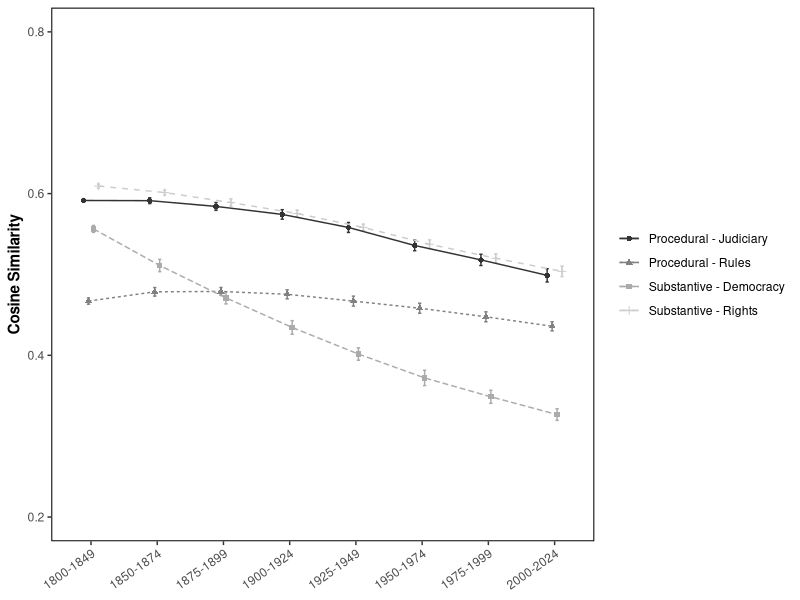
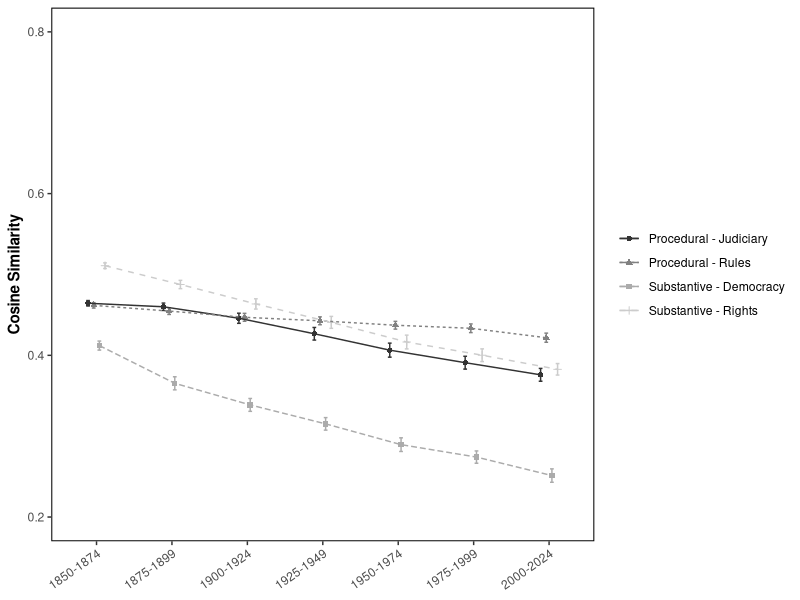
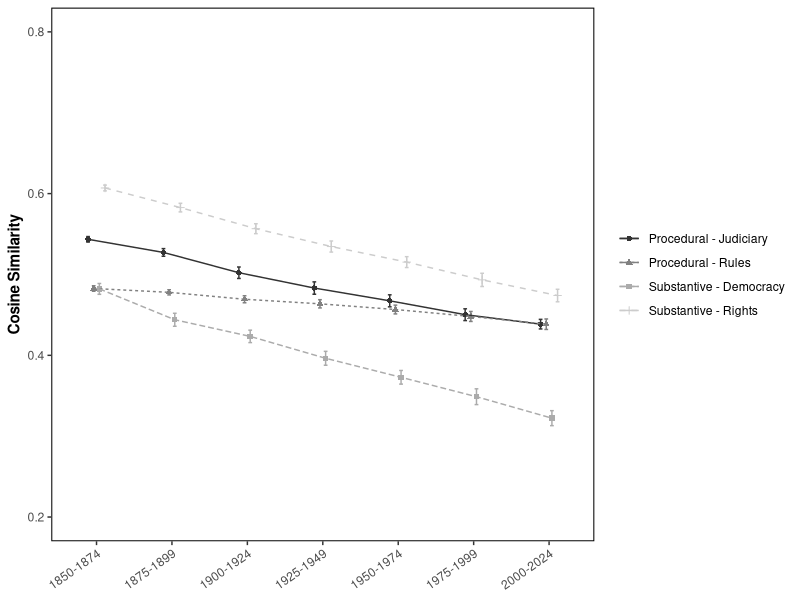
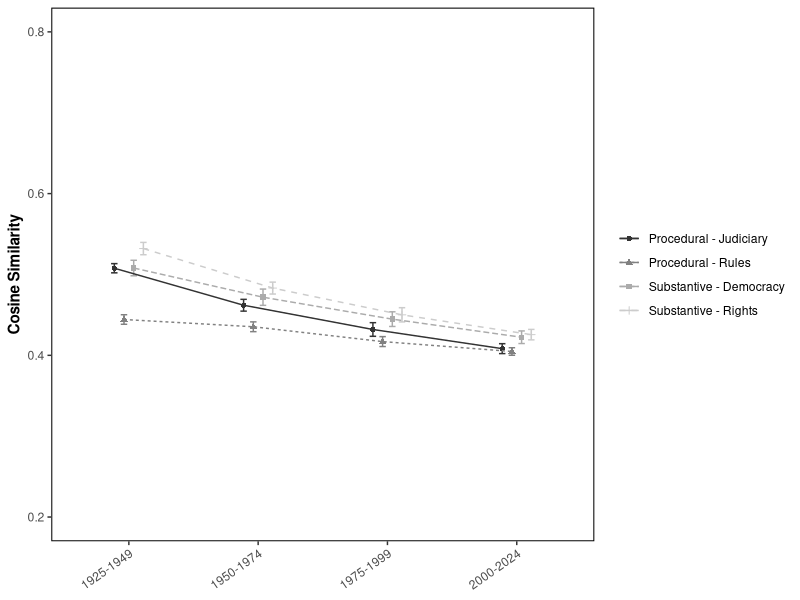
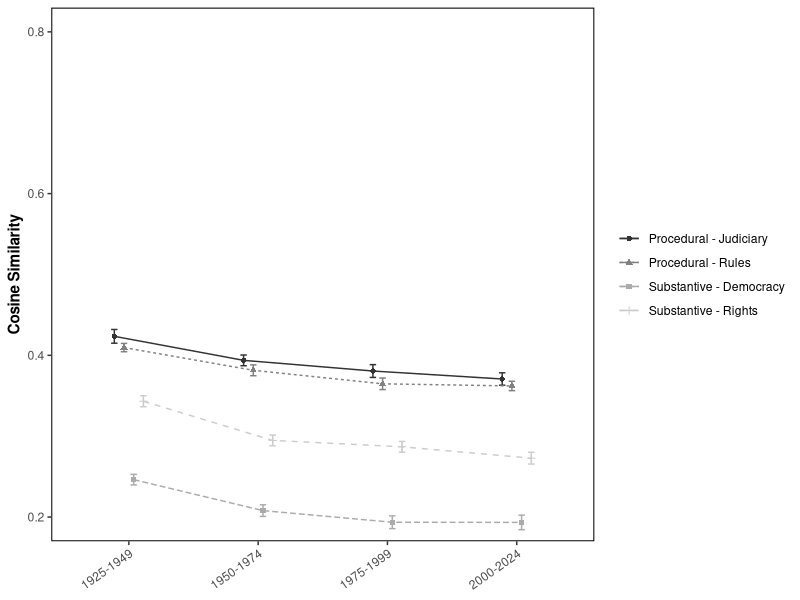
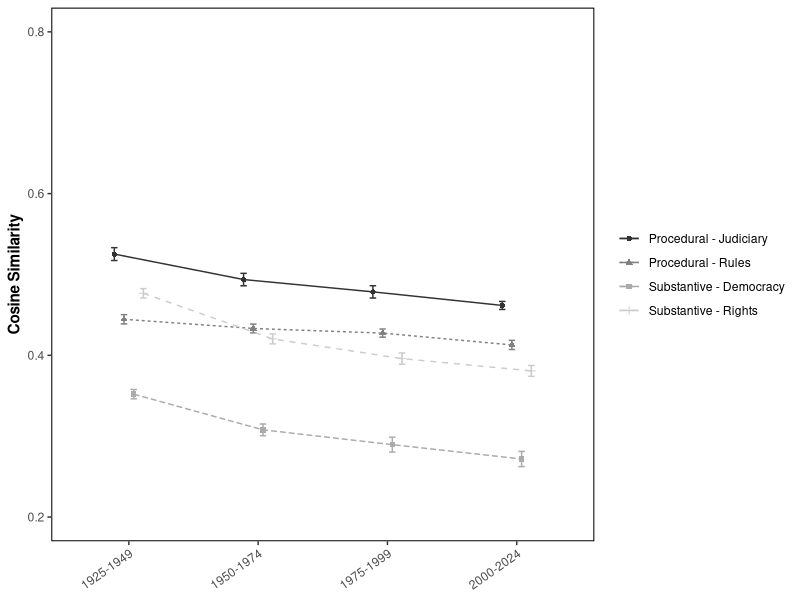
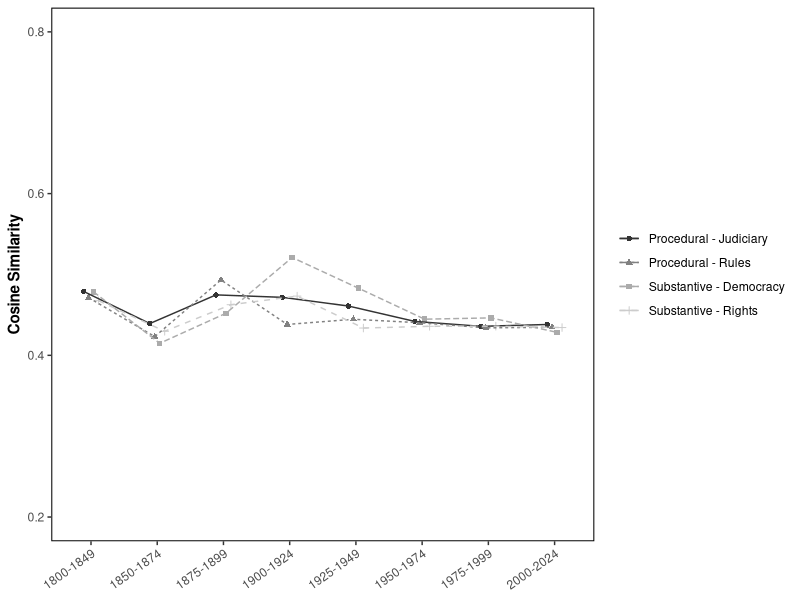
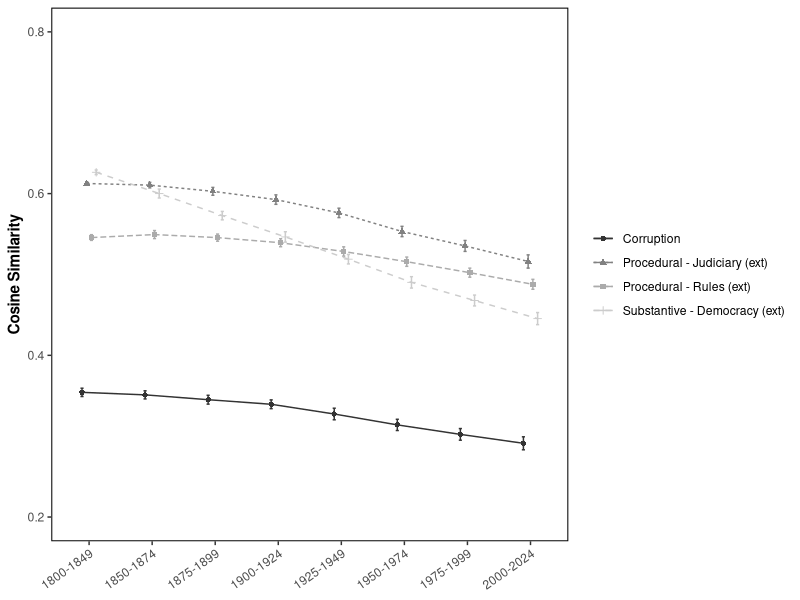

Source code (R) for these figures, in order:
## Jaroslaw Kantorowicz and Bastián González-Bustamante
## Faculty of Governance and Global Affairs, Leiden University
## June 2024

## Packages
library(ggplot2)

## Data
data <- read.csv("data/tidy/summary_UK_US.csv", sep = ",", encoding = "UTF-8")
bootstrap <- 30
data$model <- ifelse(data$model == "ct", "Chronologically Trained Model",
                     ifelse(data$model == "naive", "Naive Time Model",
                            ifelse(data$model == "overlapping", "Overlapping Model", 
                                   ifelse(data$model == "ct-alt", "Alt. Chronologically Trained", 
                                          ifelse(data$model == "distilBERT", "DistilBERT Embeddings", data$model)))))

## 95% CIs
data$se <- data$std / sqrt(bootstrap)
data$lower_ci <- data$cosine - 1.96 * data$se
data$upper_ci <- data$cosine + 1.96 * data$se

## Chronologically Trained Model UK
pdf("results/grey_plots/01_CT_UK.pdf", width = 6.826666666666667, height = 5.12)
png("results/grey_plots/01_CT_UK.png", width = (1024*2), height = (768*2), units = 'px', res = 300)
ggplot(aes(x = period, y = cosine, color = cluster, group = cluster), 
       data = subset(data, model == "Chronologically Trained Model" & country == "UK" 
                     & cluster != "Corruption" & cluster != "Procedural - Judiciary (ext)" & cluster != "Procedural - Rules (ext)" & cluster != "Substantive - Democracy (ext)")) +
  geom_errorbar(aes(ymin = lower_ci, ymax = upper_ci), width = 0.2, position = position_dodge(0.3)) +
  geom_point(aes(shape = cluster), size = 1.5, position = position_dodge(0.3)) + 
  geom_line(aes(color = cluster, linetype = cluster), position = position_dodge(0.3), size = 0.5) +
  scale_colour_grey() +
  theme_classic() + coord_cartesian(expand = TRUE, ylim = c(0.2, 0.8)) +
  theme(axis.title.x = element_text(face = "bold"),
        axis.title.y = element_text(face = "bold"),
        legend.title = element_blank(),
        panel.border = element_rect(colour = "black", fill = NA, size = 0.7),
        panel.background = element_blank(),
        axis.line = element_blank(),
        axis.text.x = element_text(angle = 35, hjust = 1)) +
  labs(x = NULL, y = "Cosine Similarity", title = NULL, subtitle = NULL, caption = NULL)
dev.off()

## Chronologically Trained Model US
pdf("results/grey_plots/02_CT_US.pdf", width = 6.826666666666667, height = 5.12)
png("results/grey_plots/02_CT_US.png", width = (1024*2), height = (768*2), units = 'px', res = 300)
ggplot(aes(x = period, y = cosine, color = cluster, group = cluster), 
       data = subset(data, model == "Chronologically Trained Model" & country == "US" 
                     & cluster != "Corruption" & cluster != "Procedural - Judiciary (ext)" & cluster != "Procedural - Rules (ext)" & cluster != "Substantive - Democracy (ext)")) +
  geom_errorbar(aes(ymin = lower_ci, ymax = upper_ci), width = 0.2, position = position_dodge(0.3)) +
  geom_point(aes(shape = cluster), size = 1.5, position = position_dodge(0.3)) + 
  geom_line(aes(color = cluster, linetype = cluster), position = position_dodge(0.3), size = 0.5) +
  scale_colour_grey() +
  theme_classic() + coord_cartesian(expand = TRUE, ylim = c(0.2, 0.8)) +
  theme(axis.title.x = element_text(face = "bold"),
        axis.title.y = element_text(face = "bold"),
        legend.title = element_blank(),
        panel.border = element_rect(colour = "black", fill = NA, size = 0.7),
        panel.background = element_blank(),
        axis.line = element_blank(),
        axis.text.x = element_text(angle = 35, hjust = 1)) +
  labs(x = NULL, y = "Cosine Similarity", title = NULL, subtitle = NULL, caption = NULL)
dev.off()

## Chronologically Trained Model US full
pdf("results/grey_plots/03_CT_full_US.pdf", width = 6.826666666666667, height = 5.12)
png("results/grey_plots/03_CT_full_US.png", width = (1024*2), height = (768*2), units = 'px', res = 300)
ggplot(aes(x = period, y = cosine, color = cluster, group = cluster), 
       data = subset(data, model == "Chronologically Trained Model" & country == "US_full"
                     & cluster != "Corruption" & cluster != "Procedural - Judiciary (ext)" & cluster != "Procedural - Rules (ext)" & cluster != "Substantive - Democracy (ext)")) +
  geom_errorbar(aes(ymin = lower_ci, ymax = upper_ci), width = 0.2, position = position_dodge(0.3)) +
  geom_point(aes(shape = cluster), size = 1.5, position = position_dodge(0.3)) + 
  geom_line(aes(color = cluster, linetype = cluster), position = position_dodge(0.3), size = 0.5) +
  scale_colour_grey() +
  theme_classic() + coord_cartesian(expand = TRUE, ylim = c(0.2, 0.8)) +
  theme(axis.title.x = element_text(face = "bold"),
        axis.title.y = element_text(face = "bold"),
        legend.title = element_blank(),
        panel.border = element_rect(colour = "black", fill = NA, size = 0.7),
        panel.background = element_blank(),
        axis.line = element_blank(),
        axis.text.x = element_text(angle = 35, hjust = 1)) +
  labs(x = NULL, y = "Cosine Similarity", title = NULL, subtitle = NULL, caption = NULL)
dev.off()

## Alt. Chronologically Trained Model UK
pdf("results/grey_plots/A1_CT_alt_UK.pdf", width = 6.826666666666667, height = 5.12)
png("results/grey_plots/A1_CT_alt_UK.png", width = (1024*2), height = (768*2), units = 'px', res = 300)
ggplot(aes(x = period, y = cosine, color = cluster, group = cluster), 
       data = subset(data, model == "Alt. Chronologically Trained" & country == "UK"
                     & cluster != "Corruption" & cluster != "Procedural - Judiciary (ext)" & cluster != "Procedural - Rules (ext)" & cluster != "Substantive - Democracy (ext)")) +
  geom_errorbar(aes(ymin = lower_ci, ymax = upper_ci), width = 0.2, position = position_dodge(0.3)) +
  geom_point(aes(shape = cluster), size = 1.5, position = position_dodge(0.3)) + 
  geom_line(aes(color = cluster, linetype = cluster), position = position_dodge(0.3), size = 0.5) +
  scale_colour_grey() +
  theme_classic() + coord_cartesian(expand = TRUE, ylim = c(0.2, 0.8)) +
  theme(axis.title.x = element_text(face = "bold"),
        axis.title.y = element_text(face = "bold"),
        legend.title = element_blank(),
        panel.border = element_rect(colour = "black", fill = NA, size = 0.7),
        panel.background = element_blank(),
        axis.line = element_blank(),
        axis.text.x = element_text(angle = 35, hjust = 1)) +
  labs(x = NULL, y = "Cosine Similarity", title = NULL, subtitle = NULL, caption = NULL)
dev.off()

## Alt. Chronologically Trained Model US
pdf("results/grey_plots/A2_CT_alt_US.pdf", width = 6.826666666666667, height = 5.12)
png("results/grey_plots/A2_CT_alt_US.png", width = (1024*2), height = (768*2), units = 'px', res = 300)
ggplot(aes(x = period, y = cosine, color = cluster, group = cluster), 
       data = subset(data, model == "Alt. Chronologically Trained" & country == "US"
                     & cluster != "Corruption" & cluster != "Procedural - Judiciary (ext)" & cluster != "Procedural - Rules (ext)" & cluster != "Substantive - Democracy (ext)")) +
  geom_errorbar(aes(ymin = lower_ci, ymax = upper_ci), width = 0.2, position = position_dodge(0.3)) +
  geom_point(aes(shape = cluster), size = 1.5, position = position_dodge(0.3)) + 
  geom_line(aes(color = cluster, linetype = cluster), position = position_dodge(0.3), size = 0.5) +
  scale_colour_grey() +
  theme_classic() + coord_cartesian(expand = TRUE, ylim = c(0.2, 0.8)) +
  theme(axis.title.x = element_text(face = "bold"),
        axis.title.y = element_text(face = "bold"),
        legend.title = element_blank(),
        panel.border = element_rect(colour = "black", fill = NA, size = 0.7),
        panel.background = element_blank(),
        axis.line = element_blank(),
        axis.text.x = element_text(angle = 35, hjust = 1)) +
  labs(x = NULL, y = "Cosine Similarity", title = NULL, subtitle = NULL, caption = NULL)
dev.off()

## Alt. Chronologically Trained Model US full
pdf("results/grey_plots/A3_CT_alt_full_US.pdf", width = 6.826666666666667, height = 5.12)
png("results/grey_plots/A3_CT_alt_full_US.png", width = (1024*2), height = (768*2), units = 'px', res = 300)
ggplot(aes(x = period, y = cosine, color = cluster, group = cluster), 
       data = subset(data, model == "Alt. Chronologically Trained" & country == "US_full"
                     & cluster != "Corruption" & cluster != "Procedural - Judiciary (ext)" & cluster != "Procedural - Rules (ext)" & cluster != "Substantive - Democracy (ext)")) +
  geom_errorbar(aes(ymin = lower_ci, ymax = upper_ci), width = 0.2, position = position_dodge(0.3)) +
  geom_point(aes(shape = cluster), size = 1.5, position = position_dodge(0.3)) + 
  geom_line(aes(color = cluster, linetype = cluster), position = position_dodge(0.3), size = 0.5) +
  scale_colour_grey() +
  theme_classic() + coord_cartesian(expand = TRUE, ylim = c(0.2, 0.8)) +
  theme(axis.title.x = element_text(face = "bold"),
        axis.title.y = element_text(face = "bold"),
        legend.title = element_blank(),
        panel.border = element_rect(colour = "black", fill = NA, size = 0.7),
        panel.background = element_blank(),
        axis.line = element_blank(),
        axis.text.x = element_text(angle = 35, hjust = 1)) +
  labs(x = NULL, y = "Cosine Similarity", title = NULL, subtitle = NULL, caption = NULL)
dev.off()

## DistilBERT UK
pdf("results/grey_plots/A4_distilBERT_UK.pdf", width = 6.826666666666667, height = 5.12)
png("results/grey_plots/A4_distilBERT_UK.png", width = (1024*2), height = (768*2), units = 'px', res = 300)
ggplot(aes(x = period, y = cosine, color = cluster, group = cluster), 
       data = subset(data, model == "DistilBERT Embeddings" & country == "UK"
                     & cluster != "Corruption" & cluster != "Procedural - Judiciary (ext)" & cluster != "Procedural - Rules (ext)" & cluster != "Substantive - Democracy (ext)")) +
  geom_errorbar(aes(ymin = lower_ci, ymax = upper_ci), width = 0.2, position = position_dodge(0.3)) +
  geom_point(aes(shape = cluster), size = 1.5, position = position_dodge(0.3)) + 
  geom_line(aes(color = cluster, linetype = cluster), position = position_dodge(0.3), size = 0.5) +
  scale_colour_grey() +
  theme_classic() + coord_cartesian(expand = TRUE, ylim = c(0.2, 0.8)) +
  theme(axis.title.x = element_text(face = "bold"),
        axis.title.y = element_text(face = "bold"),
        legend.title = element_blank(),
        panel.border = element_rect(colour = "black", fill = NA, size = 0.7),
        panel.background = element_blank(),
        axis.line = element_blank(),
        axis.text.x = element_text(angle = 35, hjust = 1)) +
  labs(x = NULL, y = "Cosine Similarity", title = NULL, subtitle = NULL, caption = NULL)
dev.off()

## DistilBERT US (pending)
## A5

## Chronologically Trained Model UK
pdf("results/grey_plots/A6_CT_UK.pdf", width = 6.826666666666667, height = 5.12)
png("results/grey_plots/A6_CT_UK.png", width = (1024*2), height = (768*2), units = 'px', res = 300)
ggplot(aes(x = period, y = cosine, color = cluster, group = cluster), 
       data = subset(data, model == "Chronologically Trained Model" & country == "UK"
                     & (cluster == "Corruption" | cluster == "Procedural - Judiciary (ext)" | cluster == "Procedural - Rules (ext)" | cluster == "Substantive - Democracy (ext)"))) +
  geom_errorbar(aes(ymin = lower_ci, ymax = upper_ci), width = 0.2, position = position_dodge(0.3)) +
  geom_point(aes(shape = cluster), size = 1.5, position = position_dodge(0.3)) + 
  geom_line(aes(color = cluster, linetype = cluster), position = position_dodge(0.3), size = 0.5) +
  scale_colour_grey() +
  theme_classic() + coord_cartesian(expand = TRUE, ylim = c(0.2, 0.8)) +
  theme(axis.title.x = element_text(face = "bold"),
        axis.title.y = element_text(face = "bold"),
        legend.title = element_blank(),
        panel.border = element_rect(colour = "black", fill = NA, size = 0.7),
        panel.background = element_blank(),
        axis.line = element_blank(),
        axis.text.x = element_text(angle = 35, hjust = 1)) +
  labs(x = NULL, y = "Cosine Similarity", title = NULL, subtitle = NULL, caption = NULL)
dev.off()

## Chronologically Trained Model US
pdf("results/grey_plots/A7_CT_US.pdf", width = 6.826666666666667, height = 5.12)
png("results/grey_plots/A7_CT_US.png", width = (1024*2), height = (768*2), units = 'px', res = 300)
ggplot(aes(x = period, y = cosine, color = cluster, group = cluster), 
       data = subset(data, model == "Chronologically Trained Model" & country == "US"
                     & (cluster == "Corruption" | cluster == "Procedural - Judiciary (ext)" | cluster == "Procedural - Rules (ext)" | cluster == "Substantive - Democracy (ext)"))) +
  geom_errorbar(aes(ymin = lower_ci, ymax = upper_ci), width = 0.2, position = position_dodge(0.3)) +
  geom_point(aes(shape = cluster), size = 1.5, position = position_dodge(0.3)) + 
  geom_line(aes(color = cluster, linetype = cluster), position = position_dodge(0.3), size = 0.5) +
  scale_colour_grey() +
  theme_classic() + coord_cartesian(expand = TRUE, ylim = c(0.2, 0.8)) +
  theme(axis.title.x = element_text(face = "bold"),
        axis.title.y = element_text(face = "bold"),
        legend.title = element_blank(),
        panel.border = element_rect(colour = "black", fill = NA, size = 0.7),
        panel.background = element_blank(),
        axis.line = element_blank(),
        axis.text.x = element_text(angle = 35, hjust = 1)) +
  labs(x = NULL, y = "Cosine Similarity", title = NULL, subtitle = NULL, caption = NULL)
dev.off()

## Chronologically Trained Model US full
pdf("results/grey_plots/A8_CT_full_US.pdf", width = 6.826666666666667, height = 5.12)
png("results/grey_plots/A8_CT_full_US.png", width = (1024*2), height = (768*2), units = 'px', res = 300)
ggplot(aes(x = period, y = cosine, color = cluster, group = cluster), 
       data = subset(data, model == "Chronologically Trained Model" & country == "US_full"
                     & (cluster == "Corruption" | cluster == "Procedural - Judiciary (ext)" | cluster == "Procedural - Rules (ext)" | cluster == "Substantive - Democracy (ext)"))) +
  geom_errorbar(aes(ymin = lower_ci, ymax = upper_ci), width = 0.2, position = position_dodge(0.3)) +
  geom_point(aes(shape = cluster), size = 1.5, position = position_dodge(0.3)) + 
  geom_line(aes(color = cluster, linetype = cluster), position = position_dodge(0.3), size = 0.5) +
  scale_colour_grey() +
  theme_classic() + coord_cartesian(expand = TRUE, ylim = c(0.2, 0.8)) +
  theme(axis.title.x = element_text(face = "bold"),
        axis.title.y = element_text(face = "bold"),
        legend.title = element_blank(),
        panel.border = element_rect(colour = "black", fill = NA, size = 0.7),
        panel.background = element_blank(),
        axis.line = element_blank(),
        axis.text.x = element_text(angle = 35, hjust = 1)) +
  labs(x = NULL, y = "Cosine Similarity", title = NULL, subtitle = NULL, caption = NULL)
dev.off()
